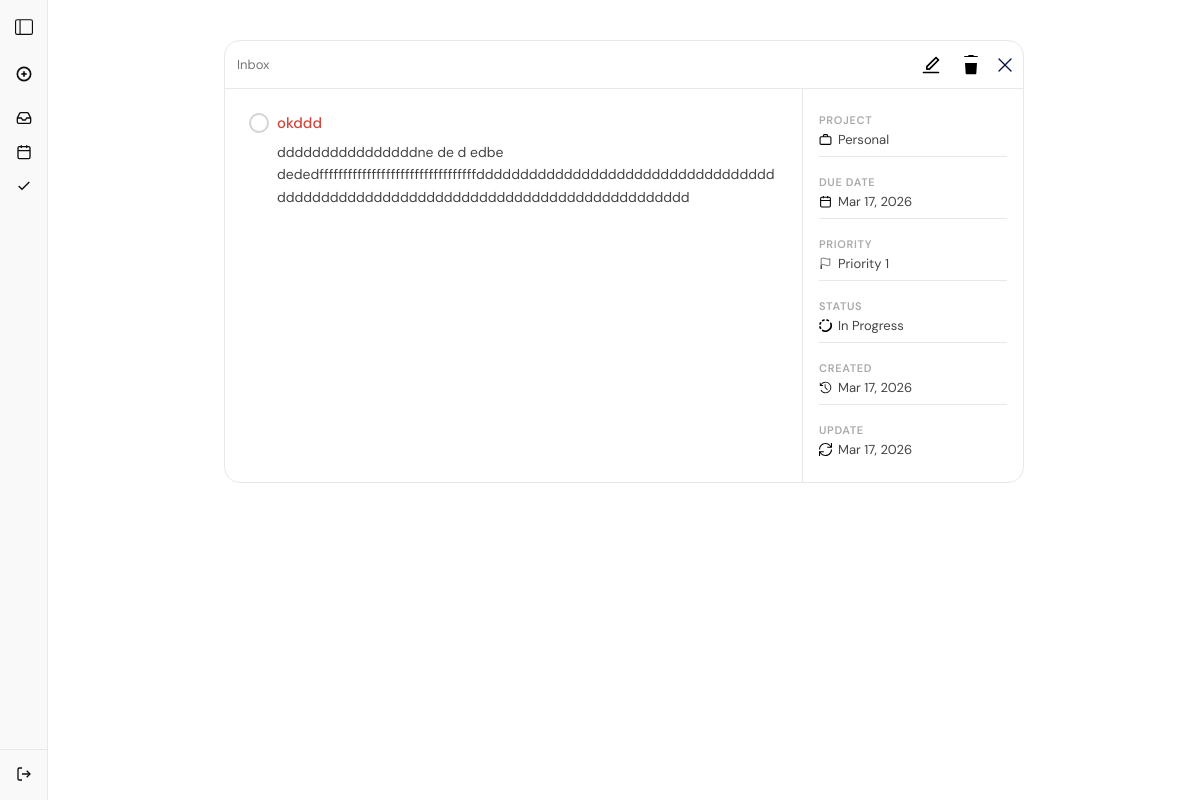
Before: /tasks/63/ (signed in) with the older database file.
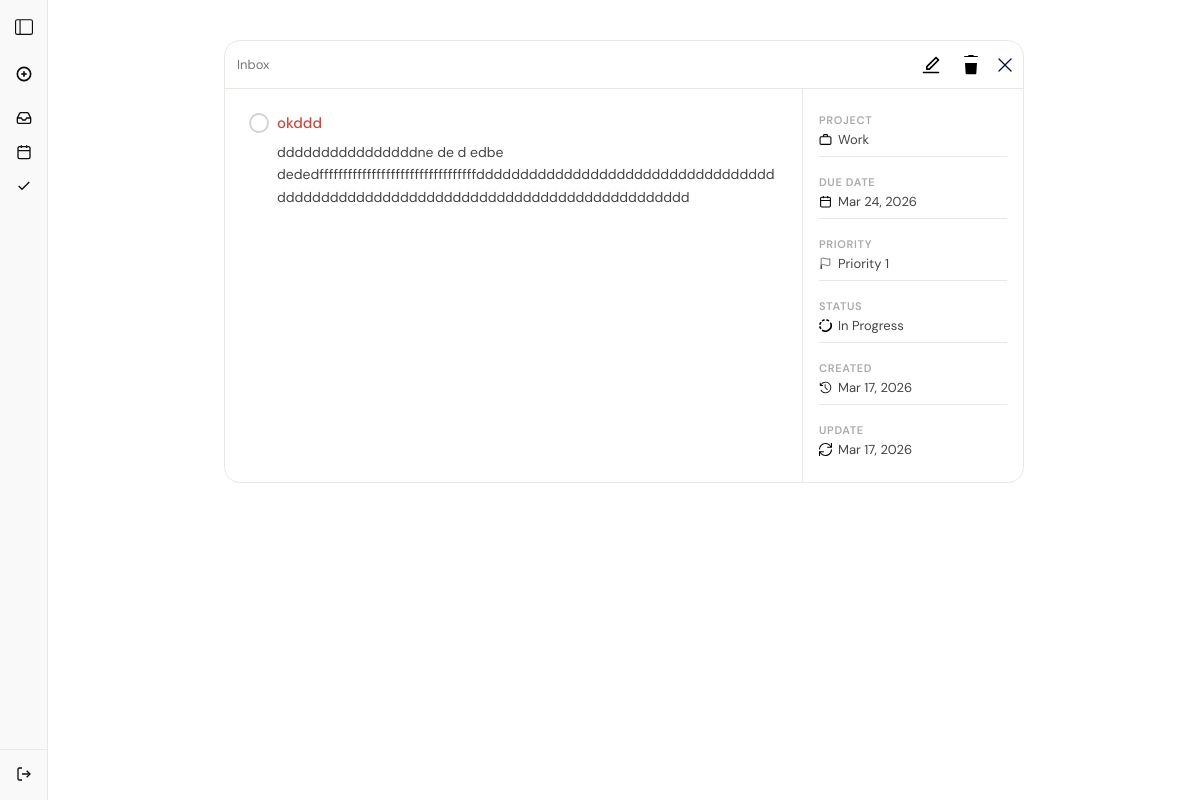
After: the same page with the newer database file.
### Task/models.py (models this page shows, shortened)
class Task(models.Model):
    PRIORITY = [
                (1 , 'Priority 1'),
                (2 , 'Priority 2'),
                (3 , 'Priority 3'),
                (4 , 'Priority 4'),
    ]
    title = models.CharField(max_length=255)
    description = models.TextField(blank=True)
    is_done = models.BooleanField(default=False)
    priority = models.IntegerField(choices=PRIORITY , default=1)
    created_at  = models.DateTimeField(auto_now_add=True)
    updated_at = models.DateTimeField(auto_now=True)
    due_date = models.DateTimeField(null=True , blank=True)
    user = models.ForeignKey(User , on_delete= models.CASCADE)
    category = models.ForeignKey(Category , on_delete=models.CASCADE , null=True , blank=True)

class Category(models.Model):
    CATEGORY = [(1,'Personal'),
                (2,'Work'),
                (3,'Home'),
                ]
    name = models.IntegerField(choices=CATEGORY)
    def __str__(self):
        return self.get_name_display() # get_name_display() : cherche ettiquate correspondant de liste

### Task/views.py (the view)
# urls.py: path('tasks/<int:task_id>/', views.task_detail, name='TaskDetail'),
@login_required(login_url='login')
def task_detail(request , task_id):
    task = Task.objects.get(id=task_id , user= request.user)
    return render(request , 'app/task_detail.html' , {'task': task})

### Task/context.py (called while the page is built)
def sidebar_data(request):
    if not request.user.is_authenticated:
        return {}
    return {
    'inbox_count': Task.objects.filter(
            user=request.user,
            is_done=False
        ).count(),
    'today_count': Task.objects.filter(
        user=request.user,
        due_date__date= timezone.now().date(),
        is_done = False
        ).count(),
    'add_task_form': TaskForm(),
    }

### Task/templatetags/task_filters.py (called while the page is built)
@register.filter
def priority_icon(value):
    data = PRIORITY_DATA.get(value, {})
    return mark_safe(data.get('icon', ''))

@register.filter
def priority_color(value):
    data = PRIORITY_DATA.get(value, {})
    return data.get('color', '#666')

@register.filter
def category_icon(value):
    data = CATEGORY_DATA.get(value, {})
    return mark_safe(data.get('icon', ''))

@register.filter
def category_color(value):
    data = CATEGORY_DATA.get(value, {})
    return data.get('color', '')

### Task/templates/app/task_detail.html (shortened to what this page needs)
{% extends "base2.html" %}
{% load static %}
{% load task_filters %}
{% block extra_css %}
<link rel="stylesheet" href="{% static 'styles/task_detail.css' %}" />
{% endblock %}
{% block body_class %}page-task-detail{% endblock %}
{% block content %}
<div class="details-container">
  <div class="details_card">
    <div class="details_header">
      <a href="{% url 'inbox' %}">Inbox</a>
      <div class="details_actions">
        <a href="{% url 'TaskUpdate' task.id %}">
          <button class="edit-button" title="Edit task">
          </button>
        </a>
        <button class="button-delete" title="Delete task">
        </button>
        <a href="{% url 'inbox' %}">
        </a>
      </div>
    </div>
    <div class="details_body">
      <div class="details_left">
        <div class="title-task-toggle">
          {% include 'components/toggle_done.html' with task=task %}
        <div class="title-desc">
          <span class="checkbox-text {% if task.is_done %}text-done{% endif %}"
            style="color:{{task.priority|priority_color}}" >{{ task.title }}</span
          >
          <p class="details__description">
            {{ task.description|default:"No description." }}
          </p>
        </div>
        </div>
      </div>
      <div class="details_right">
        <div class="details_meta-item">
          <span class="details_meta-label">Project</span>
          <div class="details_meta-value">
            <svg
              width="13"
              height="13"
              viewBox="0 0 24 24"
              fill="none"
              stroke="#000000"
              stroke-width="2"
            >
              <rect x="2" y="7" width="20" height="14" rx="2" />
              <path d="M16 7V5a2 2 0 00-2-2h-4a2 2 0 00-2 2v2" /></svg
            >{{ task.category|default:"No project" }}
          </div>
        </div>
        <div class="details_meta-item">
          <span class="details_meta-label">Due date</span>
          <div class="details_meta-value">
            <svg
              width="13"
              height="13"
              viewBox="0 0 24 24"
              fill="none"
              stroke="#000000"
              stroke-width="2"
            >
              <rect x="3" y="4" width="18" height="18" rx="2" />
              <line x1="3" y1="10" x2="21" y2="10" />
              <line x1="8" y1="2" x2="8" y2="6" />
              <line x1="16" y1="2" x2="16" y2="6" />
            </svg>
            {% if task.due_date %}{{ task.due_date|date:"M d, Y" }}{% else %}—{%endif %}
          </div>
        </div>
        <div class="details_meta-item">
          <span class="details_meta-label">Priority</span>
          <div class="details_meta-value">
            <svg
              width="13"
              height="13"
              viewBox="0 0 24 24"
              fill="none"
              stroke="#000000"
            >
              <path
                d="M4 15s1-1 4-1 5 2 8 2 4-1 4-1V3s-1 1-4 1-5-2-8-2-4 1-4 1z"
              />
              <line x1="4" y1="22" x2="4" y2="15" stroke-width="2" />
            </svg>
            {{ task.get_priority_display|default:"—" }}
          </div>
        </div>
        <div class="details_meta-item">
          <span class="details_meta-label">Status</span>
          <div class="details_meta-value">
            {% if task.is_done %}Done{% else %}In Progress{% endif %}
          </div>
        </div>
        <div class="details_meta-item">
          <span class="details_meta-label">Created</span>
          <div class="details_meta-value">
            {{ task.created_at|date:"M d, Y" }}
          </div>
        </div>
        <div class="details_meta-item updateitem">
          <span class="details_meta-label">Update</span>
          <div class="details_meta-value">
            {% if task.updated_at %}{{ task.updated_at|date:"M d, Y" }} {% else%} -- {% endif %}
          </div>
        </div>
      </div>
    </div>
  </div>
</div>
{% endblock content %}

### Task/templates/base2.html (shortened to what this page needs)
{% load static %}
<!doctype html>
<html lang="en">
<head>
  <link rel="stylesheet" href="{% static 'styles/main.css' %}"/>
  <link rel="stylesheet" href="{% static 'styles/responsive.css' %}"/>
  {% block extra_css %}{% endblock %}
</head>
<body class="{% block body_class %}{% endblock %}">
  <div class="app-layout">
    <aside class="app-layout__sidebar sidebar-collapsed">
      {% include "components/sidebar.html" %}
    </aside>
    <main class="app-layout__content">
      {% block content %}{% endblock %}
    </main>
  </div>
  {% include "app/task_form.html" %}
</body>
</html>

### Task/templates/components/sidebar.html (shortened to what this page needs)
{% load static %}
<link rel="stylesheet" href="{% static 'styles/sidebar.css' %}" />
<aside class="sidebar sidebar--closed" id="sidebar">
  <div class="sidebar__head">
    <button
      class="sidebar__toggle-btn"
      onclick="toggleSidebar()"
      title="Toggle sidebar"
    >
      <svg width="18" height="18" viewBox="0 0 16 16" fill="currentColor">
        <path
          d="M0 3a2 2 0 0 1 2-2h12a2 2 0 0 1 2 2v10a2 2 0 0 1-2 2H2a2 2 0 0 1-2-2V3zm5-1v12h9a1 1 0 0 0 1-1V3a1 1 0 0 0-1-1H5zM4 2H2a1 1 0 0 0-1 1v10a1 1 0 0 0 1 1h2V2z"
        />
      </svg>
    </button>
  </div>
  <div class="sidebar__add-task" onclick="addtaskopen()">
    <span class="sidebar__icon">
      <svg
        width="16"
        height="16"
        viewBox="0 0 24 24"
        fill="none"
        stroke="currentColor"
        stroke-width="2.5"
      >
        <circle cx="12" cy="12" r="10" />
        <line x1="12" y1="8" x2="12" y2="16" />
        <line x1="8" y1="12" x2="16" y2="12" />
      </svg>
    </span>
  </div>
  <nav class="sidebar__nav">
    <a
      href="{% url 'inbox' %}"
      class="sidebar__item {% if request.resolver_match.url_name == 'inbox' %}sidebar__item--active{% endif %}"
    >
      <span class="sidebar__icon">
        <svg
          width="16"
          height="16"
          viewBox="0 0 24 24"
          fill="none"
          stroke="currentColor"
          stroke-width="2"
        >
          <polyline points="22 12 16 12 14 15 10 15 8 12 2 12" />
          <path
            d="M5.45 5.11L2 12v6a2 2 0 002 2h16a2 2 0 002-2v-6l-3.45-6.89A2 2 0 0016.76 4H7.24a2 2 0 00-1.79 1.11z"
          />
        </svg>
      </span>
    </a>
    <a
      href="{% url 'today' %}"
      class="sidebar__item {% if request.resolver_match.url_name == 'today' %}sidebar__item--active{% endif %}"
    >
      <span class="sidebar__icon">
        <svg
          width="16"
          height="16"
          viewBox="0 0 24 24"
          fill="none"
          stroke="currentColor"
          stroke-width="2"
        >
          <rect x="3" y="4" width="18" height="18" rx="2" ry="2" />
          <line x1="16" y1="2" x2="16" y2="6" />
          <line x1="8" y1="2" x2="8" y2="6" />
          <line x1="3" y1="10" x2="21" y2="10" />
        </svg>
      </span>
    </a>
    <a
      href="{% url 'completed' %}"
      class="sidebar__item {% if request.resolver_match.url_name == 'completed' %}sidebar__item--active{% endif %}"
    >
      <span class="sidebar__icon">
        <svg
          width="16"
          height="16"
          viewBox="0 0 24 24"
          fill="none"
          stroke="currentColor"
          stroke-width="2"
        >
          <polyline points="20 6 9 17 4 12" />
        </svg>
      </span>
    </a>
  </nav>
  <div class="sidebar__bottom">
    <a href="{% url 'logout' %}" class="sidebar__item">
      <span class="sidebar__icon">
        <svg
          width="16"
          height="16"
          viewBox="0 0 24 24"
          fill="none"
          stroke="currentColor"
          stroke-width="2"
        >
          <path d="M9 21H5a2 2 0 01-2-2V5a2 2 0 012-2h4" />
          <polyline points="16 17 21 12 16 7" />
          <line x1="21" y1="12" x2="9" y2="12" />
        </svg>
      </span>
    </a>
  </div>
</aside>

### Task/templates/components/toggle_done.html (shortened to what this page needs)
{% load static %}
<link rel="stylesheet" href="{% static 'styles/toggle_done.css' %}"/>
<form action="{% url 'TaskToggle' task.id %}" method="POST" onclick="event.stopPropagation()">
  <div class="checkbox-container">
    <label for="task-{{ task.id }}" class="checkbox-label">
      <div class="checkbox-box">
      </div>
    </label>
  </div>
</form>

### Task/templates/app/task_confirm_delete.html (shortened to what this page needs)
{% load static %}

### Task/templates/app/task_form.html (shortened to what this page needs)
{% load static %}{% load task_filters %}
  <link rel="stylesheet" href="{% static 'styles/task_form.css' %}"/>

### Task/static/styles/main.css (style rules this page uses)
:root { --red: #db4035; --red-dark: #b8332a; --red-light: #fff0ef; --red-mid: #f9c9c6; --white: #ffffff; --bg: #FFFFFF; --bg-2: #f3f2ef; --border: #e8e8e5; --border-2: #d4d4d0; --ink: #0D0D0D; --ink-2: #444444; --ink-3: #777777; --ink-4: #aaaaaa; --sidebar-w: 240px; --sidebar-bg: #F9F9F9; --sidebar-active-bg: #ede8e3; --shadow-sm: 0 1px 3px rgba(0,0,0,0.08); --shadow-md: 0 4px 16px rgba(0,0,0,0.10); --shadow-lg: 0 12px 40px rgba(0,0,0,0.14); --shadow-xl: 0 24px 64px rgba(0,0,0,0.18); --r-sm: 6px; --r-md: 10px; --r-lg: 16px; --text-normal:15px; --text-title:30px; --text-bold: 700; --text-sm-bold: 500; --t-fast: 0.15s ease; --t-mid: 0.25s ease; --font-body: 'DM Sans', sans-serif; --font-display: 'DM Serif Display', serif; }
*, *::before, *::after { box-sizing: border-box; margin: 0; padding: 0; }
html { height: 100%; font-size: var(--text-normal); -webkit-font-smoothing: antialiased; -moz-osx-font-smoothing: grayscale; }
body { font-family: var(--font-body); background: var(--bg); color: var(--ink); height: 100%; overflow: hidden; }
a { text-decoration: none; color: inherit; }
button { font-family: var(--font-body); cursor: pointer; border: none; background: none; }
.app-layout { display: flex; height: 100vh; overflow: hidden; position: relative; }
.app-layout__sidebar { width: var(--sidebar-w); flex-shrink: 0; transition: width var(--t-mid); overflow: hidden; height: 100vh; }
.app-layout__sidebar.sidebar-collapsed { width: 0; }
.app-layout__content { flex: 1; min-width: 0; height: 100vh; overflow-y: auto; overflow-x: hidden; padding: 40px 48px; position: relative; }

### Task/static/styles/task_detail.css (style rules this page uses)
.details-container { max-width: 800px; margin: 0 auto; }
.details_card { background: var(--white); overflow: hidden; border: 1px solid var(--border); border-radius: var(--r-lg) ; }
.details_header { display: flex; align-items: center; justify-content: space-between; height: 48px; padding: 0px 8px 0px 12px; border-bottom: 1px solid var(--border); }
.details_actions { display: flex; align-items: center; gap: 8px; }
.details_header a { font-size: 13px; color: var(--ink-3); display: flex; align-items: center; gap: 4px; transition: color var(--t-fast); }
.edit-button { width: 32px; height: 32px; border-radius: var(--r-sm); display: flex; align-items: center; justify-content: center; background: none; border: none; cursor: pointer; transition: background var(--t-fast), border-color var(--t-fast); }
.button-delete { width: 32px; height: 32px; border-radius: var(--r-sm); display: flex; align-items: center; justify-content: center; background: none; border: none; cursor: pointer; transition: background var(--t-fast), border-color var(--t-fast); position: relative; overflow: hidden; }
.svgIcon { width: 14px; position: absolute; transition: transform 0.3s ease; }
.bin-top { top: 6px; fill: var(--ink-3); }
.bin-bottom { bottom: 6px; fill: var(--ink-3); }
.details_body { display: flex; gap: 0; }
.details_left { flex: 1; padding: 24px; border-right: 1px solid var(--border); display: flex; flex-direction: column; gap: 12px; align-items: flex-start; }
.title-task-toggle { display: flex; gap: 8px; align-items: flex-start; }
.title-desc { display: flex; flex-direction: column; gap: 5px; min-width: 0; flex: 1; }
.details__description { font-size: 14px; color: var(--ink-2); line-height: 1.6; padding-top: 2px; word-break: break-word; white-space: normal; }
.details_right { min-width: 220px; flex-shrink: 0; padding: 16px; display: flex; flex-direction: column; gap: 10px; }
.details_meta-item { display: flex; flex-direction: column; gap: 4px; padding: 8px 0px; border-bottom: 1px solid var(--border) ; }
.updateitem { border: none; }
.details_meta-label { font-size: 11px; font-weight: 600; text-transform: uppercase; letter-spacing: 0.06em; color: var(--ink-4); }
.details_meta-value { display: flex; align-items: center; gap: 6px; font-size: 13px; color: var(--ink-2); }

Changed rows visible on the page:
changed Task "okddd": category "Personal" → "Work"; due_date "Mar 17, 2026" → "Mar 24, 2026"
